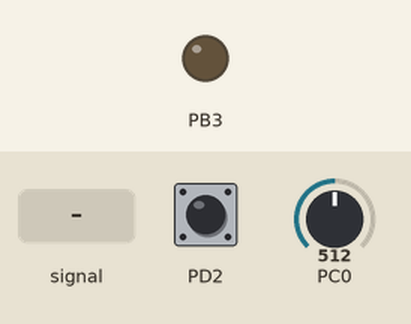
Recording of a program running on a simulated ATmega328P, built with avr-gcc and emulated at 16 MHz. On the bench: output pins drawn as LEDs (lit = HIGH). The test bench sets the inputs (shaded band); at power-on: PD2 HIGH, PC0 = 512. What the program prints to the serial monitor is not drawn.

Above: at 1.2 s.
1.3 s: PC0 fed a 200 Hz sine of ±460 counts around its level
2.8 s: PD2 driven LOW
At 4.2 s:
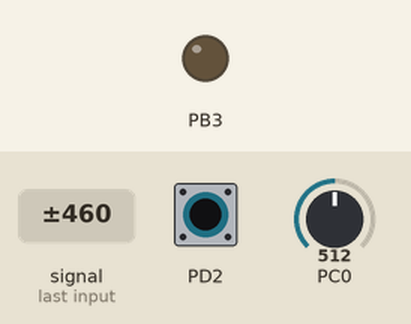
5.8 s: PD2 pulsed HIGH 2 times (0.12 s each, 0.3 s apart)
At 6.07 s:
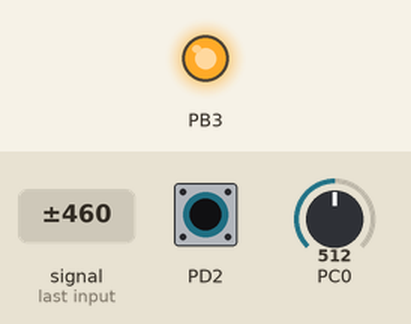
Timing chart, 0 to 14.8 s (numbered marks = the images above; inputs shaded):
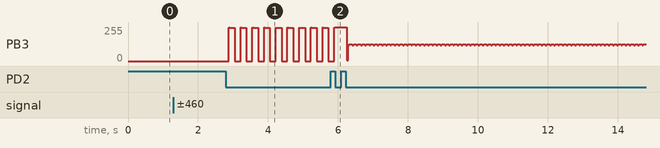

Measured:
- after the input at 1.3 s, every drawn part: stays the same
- after the input at 2.8 s, PB3: 0/255 → 249/255 after 0.08 s, then repeats every 0.33 s: 255/255 0.01 s, 249/255 0.15 s, 0/255 0.17 s, 249/255 0.01 s

The program:

main.c
```c
/*
 * Proyecto_Modulo3.c
 *
 * Created: 22/11/2022 14:01:52
 * Author : ezema
 */


//Sintesis de un frecuencímetro

//-------------------------------------------------------------- DEFINES Y MACROS ------------------------------------------------------------------------------------//

#define F_CPU 16000000UL
#define BAUD 9600
#define MYUBRR F_CPU/16/BAUD-1

#define Si_valor_es_par(valor) (valor==0)|(valor==2)|(valor==4)|(valor==6)|(valor==8)
#define Si_valor_es_impar(valor) (valor==1)|(valor==3)|(valor==5)|(valor==7)

//--------------------------------------------------------------- INCLUDES -------------------------------------------------------------------------------------------//

#include <avr/interrupt.h>
#include <util/delay.h>

#include "C:\Users\ezema\OneDrive\Documentos\Atmel Studio\7.0\Proyecto_Modulo3\Proyecto_Modulo3\headers\medicion.h"
#include "C:\Users\ezema\OneDrive\Documentos\Atmel Studio\7.0\Proyecto_Modulo3\Proyecto_Modulo3\headers\sintesis.h"
#include "C:\Users\ezema\OneDrive\Documentos\Atmel Studio\7.0\Proyecto_Modulo3\Proyecto_Modulo3\headers\boton.h"

//------------------------------------------------------------ VARIABLES GLOBALES ------------------------------------------------------------------------------------//

volatile uint32_t conteo=0;
volatile uint8_t estado = 0;
volatile uint8_t valor = 0;
volatile uint8_t indice = 0;

uint8_t cadena1[] = "MODO MEDICION - ";
uint8_t cadena2[] = "MODO SINTESIS\r";


//Estos valores hay que dividirlos por 100 para obtener el valor de voltaje real. Seno de amplitud 2.5 con valor medio 2.5 (de 0 a 5V).

const uint16_t seno[] =	{250,	266,	281,	297,	312,	327,	342,	356,	370,	384,	397,	409,	421,	432,	443,	452,	461,
						469,	476,	482,	488,	492,	496,	498,	500,	500,	500,	498,	496,	492,	488,	482,	476,	469,
						461,	452,	443,	432,	421,	409,	397,	384,	370,	356,	342,	327,	312,	297,	281,	266,	250,
						234,	219,	203,	188,	173,	158,	144,	130,	116,	103,	91,		79,		68,		57,		48,		39,		31,
						24,		18,		12,		8,		4,		2,		0,		0,		0,		2,		4,		8,		12,		18,		24,		31,		39,
						48,		57,		68,		79,		91,		103,	116,	130,	144,	158,	173,	188,	203,	219,	234};


//--------------------------------------------------------------------  MAIN -----------------------------------------------------------------------------------------//


uint8_t frecuencia;

int main(void)
{
	cli();
	ADC_init();					//Inicializo el conversor
	UART_init(MYUBRR);			//Inicializo el puerto serie UART
	INT0_init();
	sei();						//Habilito las interrupciones globales

	_delay_ms(10);				//Espero a que se inicialicen


    while (1)
    {

		if(estado == 1){	//Luego de realizar el conteo de los cruces por cero (en realidad los cruces por 2.5V), deshabilito las interrupciones por ADC.

			Deshabilitar_ADC();
			UART_Transmit_String(cadena1);
			frecuencia = Imprimir_medicion(conteo);
			_delay_ms(10);

			estado = 2;
		}


		if(estado == 2){	//Standby, No se hace nada

		}

		if(estado == 3){		//Comienza la sintesis del seno

			UART_Transmit_String(cadena2);
			PWM_init();
			Timer0_init(frecuencia);

			_delay_ms(10);		//Espero a que se inicialicen

			estado = 4;

		}

		if(estado == 4){	//Standby, No se hace nada

		}

		if(estado == 5){

			cli();
			Deshabilitar_Timer0();
			Deshabilitar_PWM();
			Habilitar_ADC();
			sei();

			_delay_ms(10);	//Espero a que se inicialice

			estado = 0;		//Se reinician las variables para comenzar una nueva medición
			conteo = 0;
			valor = 0;
		}


    }
}

//----------------------------------------------------------------- INTERRUPCIONES -----------------------------------------------------------------------------------//

//Rutina de interrupcion (Corresponde a la medición de frecuencia - "estado 0")
ISR(ADC_vect){

	uint16_t adc_value1 = ADCW;

	if( (adc_value1 >= 768) && Si_valor_es_par(valor) ){			//Voy contando los máximos de amplitud de la señal para un tiempo de 4 periodos (5 máximos)

		valor++;
	}
	if( (adc_value1 <= 256) &&  Si_valor_es_impar(valor) ){			//Voy contando los mínimos de amplitud de la señal para un tiempo de 4 periodos (4 mínimos)

		valor++;
	}

	if( valor == 9){		//Cuando termino de contar las amplitudes para 4 periodos, habilito el flag para entrar al main y deshabilitar esta rutina de interrupcion.
		estado = 1;
		conteo--;
	}

		conteo++;
}

//--------------------------------------------------------------------------------------------------------------------------------------------------------------------//

//Interrupcion por comparación Timer 0
ISR(TIMER0_COMPA_vect){

	uint8_t i = indice;

	indice = Sintetizar_frecuencia(i, seno[i]);

}

//--------------------------------------------------------------------------------------------------------------------------------------------------------------------//
//Interrupción por INT0 (Pulsador)

ISR(INT0_vect){

	if(estado == 2){
		estado = 3;
	}

	if(estado == 4){
		estado = 5;
	}

}
//--------------------------------------------------------------------------------------------------------------------------------------------------------------------//
```

UART.h
```c
/*
 * UART.h
 *
 * Created: 24/9/2021 09:31:48
 *  Author: ezema
 */

#include <avr/io.h>

#ifndef UART_H_
#define UART_H_

void UART_init(uint8_t baud);
void UART_Transmit( unsigned char data );
uint8_t UART_Receive();
void UART_Transmit_String(uint8_t *cadena);

#endif /* UART_H_ */
```

boton.h
```c
/*
 * boton.h
 *
 * Created: 22/12/2022 01:24:29
 *  Author: ezema
 */

#include <avr/io.h>

#ifndef BOTON_H_
#define BOTON_H_

void INT0_init();

#endif /* BOTON_H_ */
```

medicion.h
```c
/*
 * medicion.h
 *
 * Created: 20/12/2022 22:25:17
 *  Author: ezema
 */

#define periodo_ADC 100 //En microsegundos.
#define N 4				//Numero de periodos que se van a medir

#include <avr/io.h>
#include "..\headers\UART.h"

#ifndef MEDICION_H_
#define MEDICION_H_


void ADC_init();
uint8_t Imprimir_medicion(uint32_t conteo);
void Deshabilitar_ADC();
void Habilitar_ADC();

#endif /* MEDICION_H_ */
```

sintesis.h
```c
/*
 * sintesis.h
 *
 * Created: 20/12/2022 22:26:35
 *  Author: ezema
 */

#define PRESCALER_TIMER0 256

#define F_CPU 16000000UL

#include <avr/io.h>

#ifndef SINTESIS_H_
#define SINTESIS_H_

void Timer0_init(uint8_t frecuencia);
void PWM_init();
uint8_t Sintetizar_frecuencia(uint8_t indice, uint16_t valor);
void Deshabilitar_PWM();
void Deshabilitar_Timer0();


#endif /* SINTESIS_H_ */
```

UART.c
```c
/*
 * UART.c
 *
 * Created: 24/9/2021 08:42:09
 *  Author: ezema
 */

#include "../headers/UART.h"

void UART_init(uint8_t ubrr){

	UBRR0 = ubrr;
	UCSR0B |= (1<<RXEN0) | (1<< TXEN0);
	UCSR0C |= (1<<UPM01) | (1<<UCSZ01) | (1<<UCSZ00);	//asincrono, bit de paridad y 8 bits de largo

}

void UART_Transmit( unsigned char data )
{
	/* Wait for empty transmit buffer */
	while ( !( UCSR0A & (1<<UDRE0)));
	/* Put data into buffer, sends the data */
	UDR0 = data;
}

uint8_t UART_Receive()
{
	/* Wait for data to be received */
	while ( !(UCSR0A & (1<<RXC0)) );
	/* Get and return received data from buffer */
	return UDR0;
}

void UART_Transmit_String(uint8_t *cadena){

	while(*cadena){

		UART_Transmit(*cadena);
		cadena++;

	}
}
```

boton.c
```c
/*
 * boton.c
 *
 * Created: 22/12/2022 01:24:19
 *  Author: ezema
 */


#include "../headers/boton.h"

//Interrupción externa por flanco pin INT0

void INT0_init(){

	 EICRA |= (1<<ISC01);		//The falling edge of INT0 generates an interrupt request.
	 EIMSK |= (1<<INT0);		//Habilitar la interrupción

}
```

medicion.c
```c
/*
 * medicion.c
 *
 * Created: 19/12/2022 20:42:16
 *  Author: ezema
 */

#include "../headers/medicion.h"

//Inicializo el ADC

void ADC_init(){


	ADMUX = 0x00;
	ADMUX |= (1<<REFS0);		//Configuro la tensión de referencia a AVCC y utilizo el canal 0 como pin de conversion (ADC0)

	ADCSRA |= (1<<ADPS2)|(1<<ADPS1)|(1<<ADPS0);					//Configuro el prescaler para que el ADC trabaje a 1MHz
	ADCSRB = 0x00;										//Configuración Free Running Mode (conversiones consecutivas)

	ADCSRA |= (1<<ADATE);               //Signal source, in this case is the free-running
	ADCSRA |= (1<<ADEN);                //Habilito el ADC

	ADCSRA |= (1<<ADIE);				//Habilito la interrupcion
	ADCSRA |= (1<<ADSC);				// Start conversion

}


//Yo se que lo que tarda el ADC en convertir la señal a digital son 13 ciclos, como manejamos una freq_ADC=125khz, entonces T_adc = 13*(1/125kHz)= 104us.
//El periodo del ADC se lo ha escrito como 'periodo_ADC' y 'conteo' es la cantidad total de periodos T_adc contados en un determinado lapso.
//Si por ejemplo observamos N periodos de la señal a medir (contando la cantidad de veces que cruza por cero o por 2.5v en este caso) obtenemos que el
//periodo de la señal a medir es T = (conteo*T_adc)/N. Si tomamos la inversa para obtener la freq entonces nos queda: freq = N/(conteo*T_adc).
//Si escribimos T_adc = 104us = 104/10e6, obtenemos la expresion de abajo:  freq = (N*10e6)/(conteo*periodo_ADC).

uint8_t Imprimir_medicion(uint32_t conteo){

	uint16_t frec_medida;

	uint8_t mensaje[] = "Frecuencia medida: ";
	uint8_t punto[] = ".";
	uint8_t mensaje2[] = "Hz\r";

	uint8_t buffer[6];
	uint8_t buffer1[6];

	frec_medida = (N*10*1e6)/periodo_ADC/conteo;			//Obtengo la frecuencia multiplicada por 10

	uint8_t *a = itoa(frec_medida/10, buffer,10);		//Aqui divido por 10 y lo convierto a caracter. Lo que obtengo es la parte entera.
	uint8_t *b = itoa(frec_medida % 10, buffer1,10);	//Aquí obtengo el resto de dividirlo por 10. Obtengo la parte despues de la coma.


	UART_Transmit_String(mensaje);
	UART_Transmit_String(a);
	UART_Transmit_String(punto);
	UART_Transmit_String(b);
	UART_Transmit_String(mensaje2);

	frec_medida = frec_medida/10;
	return frec_medida;

}

void Deshabilitar_ADC(){

	ADCSRA &= ~(1<<ADIE);		//Deshabilito la interrupcion
	ADCSRA &= ~(1<<ADEN);		//Deshabilito el conversor
}

void Habilitar_ADC(){

	ADCSRA |= (1<<ADIE);				//Habilito la interrupcion
	ADCSRA |= (1<<ADEN);                //Habilito el ADC
	ADCSRA |= (1<<ADSC);				// Start conversion

}
```

sintesis.c
```c
/*
 * sintesis.c
 *
 * Created: 20/12/2022 22:26:27
 *  Author: ezema
 */


//Tendria que tener en cuenta la cantidad de bits con la que se representa el PWM y sabiendo la frecuencia del PWM puedo obtener la cantidad de puntos que puedo graficar
//para la máxima frecuencia que es f=200Hz. Num de puntos = Tseñal / Tmuestreo = fmuestreo / fseñal.
//Se utilizará el timer 0 para que cada ~5us se ejecute una rutina de interrupcion y se actualice el valor de la señal PWM, de forma de generar un nuevo valor cada 5us.
//Variando los registros del timer modifico cada cuanto tiempo se va a ejecutar la interrupcion y por tanto la frecuencia de la señal a sintetizar.

#include "../headers/sintesis.h"

//Inicializo el Timer 0 para modo CTC
void Timer0_init(uint8_t frecuencia){	//Este va a ejecutar la rutina de interrupcion para que los puntos de voltaje del seno sean equiespaciados y en ella se ejecuta la salida del PWM

	TCCR0A |= (1<<WGM01);		//CTC Mode
	TCCR0B |= (1<<CS02);		//Prescalor de 256

	//Como queremos sintetizar 100 puntos por periodo del seno a la salida, la frec del timer debe ser 100 veces la frec del seno a sintetizar.

	OCR0A = (F_CPU/PRESCALER_TIMER0/frecuencia/100);

	TIMSK0 |= (1<<OCIE0A);		//Habilito la interrupcion por comparación

}


//FAST PWM Mode
//frecPWM =	fclock/(N*256), N es el prescaler

void PWM_init(){

	DDRB |= (1<<DDB3);	//Salida el pin OC2A

	TCCR2A |= (1<<COM2A1);				//Clear OC2A on compare match, set OC2A at BOTTOM, (non-inverting mode)
	TCCR2A |= (1<<WGM21)|(1<<WGM20);	//Fast PWM

	TCCR2B |= (1<<CS20);				//No prescaling, N=1; fPWM = 62.5kHz

}

uint8_t Sintetizar_frecuencia(uint8_t indice, uint16_t valor){

	uint16_t x = ((valor/10)*255)/50;

	OCR2A = x;
	indice++;
	if(indice == 100){
		indice=0;
	}

	return indice;
}


void Deshabilitar_PWM(){		//Frenar el Timer 2

	TCCR2B &= ~(1<<CS22);
	TCCR2B &= ~(1<<CS21);
	TCCR2B &= ~(1<<CS20);
}

void Deshabilitar_Timer0(){		//Frenar el Timer 0

	TCCR0B &= ~(1<<CS02);
	TCCR0B &= ~(1<<CS01);
	TCCR0B &= ~(1<<CS00);

	TIMSK0 &= ~(1<<OCIE0A);		//Deshabilito la interrupcion por comparación
}
```
